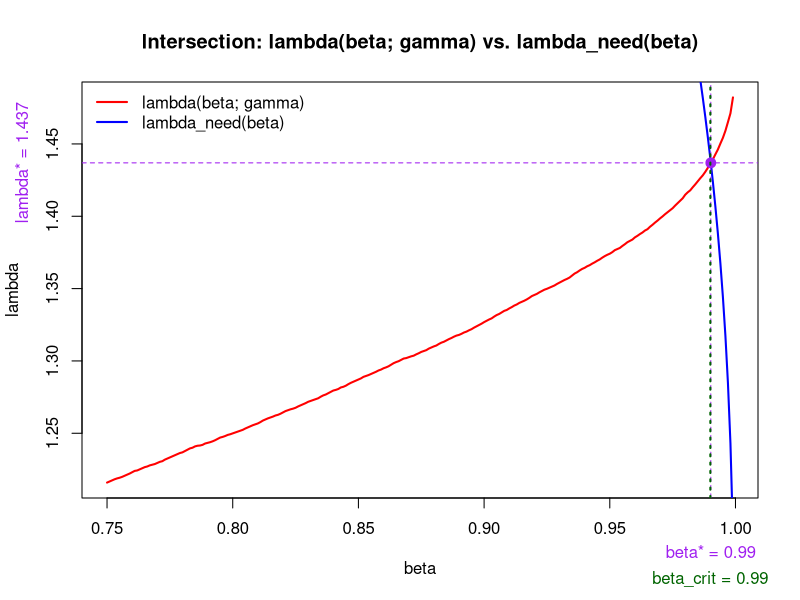

Here is the R script that generated this plot:
library(doParallel)
library(MASS)  
library(DEoptim)

Cgamma=0.99
beta_grid <- seq(0.75, 0.999, by = 0.001)
n=20
L=10000
a=0
b=10
x0 <-7.3722136
y0 <--34.0896427
p=3

nu=n-p # degrees of freedom for chi-square distribution

#Set parameters
set.seed(20250716) 
alp.t <- c(1, 2, -1)  
sig.t <- 1          

#Construct design matrix X
X1 <- seq(from = a, to = b, length.out = n)
X=matrix(0,nrow = n,ncol = p)
for (i in 1:length(X1)) {
  x=X1[i]
  vx <- 1 #the vector (1, x, ..., x^(p-1))'
  for (j in 2:p) {
    vx[j] <- x^(j-1)
  }
  X[i,]=vx
}
XTX <- t(X)%*%X
#Find the inverse of XtX by using Q-R decomposition
XTX.qr <- qr(XTX)
Q<-qr.Q(XTX.qr)
R<-qr.R(XTX.qr)
invXTX <- qr.solve(R)%*%t(Q)


#Generate response variable y
eps <- rnorm(n, mean = 0, sd = sig.t)
y <- as.vector(X %*% alp.t + eps)
yy <- matrix(y, ncol = 1)

alpha.hat <- invXTX %*% t(X) %*% yy
sigma.hat <- sqrt(sum((yy-X%*%alpha.hat)^2)/nu)
#Store training dataset
training_data <- data.frame(x = X1, y = y)
training_data



txt <-"     beta gamma   lambda
1   0.750  0.99 1.215900
2   0.751  0.99 1.216660
3   0.752  0.99 1.217424
4   0.753  0.99 1.218187
5   0.754  0.99 1.218796
6   0.755  0.99 1.219254
7   0.756  0.99 1.219864
8   0.757  0.99 1.220627
9   0.758  0.99 1.221393
10  0.759  0.99 1.222157
11  0.760  0.99 1.223071
12  0.761  0.99 1.223984
13  0.762  0.99 1.224290
14  0.763  0.99 1.225052
15  0.764  0.99 1.225815
16  0.765  0.99 1.226578
17  0.766  0.99 1.227039
18  0.767  0.99 1.227800
19  0.768  0.99 1.228258
20  0.769  0.99 1.228717
21  0.770  0.99 1.229477
22  0.771  0.99 1.230240
23  0.772  0.99 1.230699
24  0.773  0.99 1.231766
25  0.774  0.99 1.232529
26  0.775  0.99 1.233292
27  0.776  0.99 1.234055
28  0.777  0.99 1.234819
29  0.778  0.99 1.235582
30  0.779  0.99 1.236343
31  0.780  0.99 1.236804
32  0.781  0.99 1.237718
33  0.782  0.99 1.238634
34  0.783  0.99 1.239548
35  0.784  0.99 1.240009
36  0.785  0.99 1.240923
37  0.786  0.99 1.241380
38  0.787  0.99 1.241533
39  0.788  0.99 1.241991
40  0.789  0.99 1.242905
41  0.790  0.99 1.243365
42  0.791  0.99 1.243822
43  0.792  0.99 1.244431
44  0.793  0.99 1.245195
45  0.794  0.99 1.246109
46  0.795  0.99 1.247025
47  0.796  0.99 1.247485
48  0.797  0.99 1.248096
49  0.798  0.99 1.248856
50  0.799  0.99 1.249313
51  0.800  0.99 1.249925
52  0.801  0.99 1.250536
53  0.802  0.99 1.251144
54  0.803  0.99 1.251755
55  0.804  0.99 1.252368
56  0.805  0.99 1.253281
57  0.806  0.99 1.254045
58  0.807  0.99 1.254808
59  0.808  0.99 1.255569
60  0.809  0.99 1.256181
61  0.810  0.99 1.256793
62  0.811  0.99 1.257707
63  0.812  0.99 1.258774
64  0.813  0.99 1.259537
65  0.814  0.99 1.260300
66  0.815  0.99 1.260912
67  0.816  0.99 1.261522
68  0.817  0.99 1.262283
69  0.818  0.99 1.262743
70  0.819  0.99 1.263506
71  0.820  0.99 1.264421
72  0.821  0.99 1.265337
73  0.822  0.99 1.265945
74  0.823  0.99 1.266556
75  0.824  0.99 1.267014
76  0.825  0.99 1.267625
77  0.826  0.99 1.268539
78  0.827  0.99 1.269304
79  0.828  0.99 1.270068
80  0.829  0.99 1.270833
81  0.830  0.99 1.271745
82  0.831  0.99 1.272357
83  0.832  0.99 1.272968
84  0.833  0.99 1.273578
85  0.834  0.99 1.274187
86  0.835  0.99 1.275253
87  0.836  0.99 1.276169
88  0.837  0.99 1.276782
89  0.838  0.99 1.277695
90  0.839  0.99 1.278610
91  0.840  0.99 1.279526
92  0.841  0.99 1.279988
93  0.842  0.99 1.280600
94  0.843  0.99 1.281662
95  0.844  0.99 1.282121
96  0.845  0.99 1.282883
97  0.846  0.99 1.283951
98  0.847  0.99 1.284866
99  0.848  0.99 1.285629
100 0.849  0.99 1.286392
101 0.850  0.99 1.287157
102 0.851  0.99 1.287920
103 0.852  0.99 1.288986
104 0.853  0.99 1.289598
105 0.854  0.99 1.290208
106 0.855  0.99 1.290970
107 0.856  0.99 1.291733
108 0.857  0.99 1.292497
109 0.858  0.99 1.293411
110 0.859  0.99 1.294023
111 0.860  0.99 1.294937
112 0.861  0.99 1.295549
113 0.862  0.99 1.296313
114 0.863  0.99 1.297382
115 0.864  0.99 1.298447
116 0.865  0.99 1.299211
117 0.866  0.99 1.299823
118 0.867  0.99 1.300735
119 0.868  0.99 1.301651
120 0.869  0.99 1.301958
121 0.870  0.99 1.302570
122 0.871  0.99 1.303177
123 0.872  0.99 1.303636
124 0.873  0.99 1.304552
125 0.874  0.99 1.305315
126 0.875  0.99 1.306229
127 0.876  0.99 1.306841
128 0.877  0.99 1.307452
129 0.878  0.99 1.308517
130 0.879  0.99 1.309282
131 0.880  0.99 1.310045
132 0.881  0.99 1.310657
133 0.882  0.99 1.311722
134 0.883  0.99 1.312639
135 0.884  0.99 1.313249
136 0.885  0.99 1.314163
137 0.886  0.99 1.315079
138 0.887  0.99 1.315845
139 0.888  0.99 1.316759
140 0.889  0.99 1.317520
141 0.890  0.99 1.317979
142 0.891  0.99 1.318742
143 0.892  0.99 1.319658
144 0.893  0.99 1.320271
145 0.894  0.99 1.321184
146 0.895  0.99 1.321950
147 0.896  0.99 1.323015
148 0.897  0.99 1.323929
149 0.898  0.99 1.324846
150 0.899  0.99 1.325763
151 0.900  0.99 1.326830
152 0.901  0.99 1.327745
153 0.902  0.99 1.328659
154 0.903  0.99 1.329422
155 0.904  0.99 1.330643
156 0.905  0.99 1.331711
157 0.906  0.99 1.332477
158 0.907  0.99 1.333542
159 0.908  0.99 1.334610
160 0.909  0.99 1.335222
161 0.910  0.99 1.336288
162 0.911  0.99 1.337204
163 0.912  0.99 1.338274
164 0.913  0.99 1.339037
165 0.914  0.99 1.340103
166 0.915  0.99 1.340868
167 0.916  0.99 1.341631
168 0.917  0.99 1.342545
169 0.918  0.99 1.343614
170 0.919  0.99 1.344835
171 0.920  0.99 1.345598
172 0.921  0.99 1.346362
173 0.922  0.99 1.347429
174 0.923  0.99 1.348343
175 0.924  0.99 1.349258
176 0.925  0.99 1.349870
177 0.926  0.99 1.350632
178 0.927  0.99 1.351396
179 0.928  0.99 1.352161
180 0.929  0.99 1.353227
181 0.930  0.99 1.354143
182 0.931  0.99 1.355060
183 0.932  0.99 1.355972
184 0.933  0.99 1.356737
185 0.934  0.99 1.357657
186 0.935  0.99 1.359030
187 0.936  0.99 1.360397
188 0.937  0.99 1.361316
189 0.938  0.99 1.362534
190 0.939  0.99 1.363602
191 0.940  0.99 1.364365
192 0.941  0.99 1.365433
193 0.942  0.99 1.366197
194 0.943  0.99 1.367265
195 0.944  0.99 1.368181
196 0.945  0.99 1.369250
197 0.946  0.99 1.370164
198 0.947  0.99 1.371384
199 0.948  0.99 1.372455
200 0.949  0.99 1.373369
201 0.950  0.99 1.374132
202 0.951  0.99 1.375201
203 0.952  0.99 1.376572
204 0.953  0.99 1.377338
205 0.954  0.99 1.378102
206 0.955  0.99 1.379471
207 0.956  0.99 1.380693
208 0.957  0.99 1.382066
209 0.958  0.99 1.382985
210 0.959  0.99 1.383902
211 0.960  0.99 1.385423
212 0.961  0.99 1.386490
213 0.962  0.99 1.387711
214 0.963  0.99 1.388780
215 0.964  0.99 1.390152
216 0.965  0.99 1.391072
217 0.966  0.99 1.392747
218 0.967  0.99 1.394121
219 0.968  0.99 1.395645
220 0.969  0.99 1.397018
221 0.970  0.99 1.398546
222 0.971  0.99 1.399919
223 0.972  0.99 1.401447
224 0.973  0.99 1.402818
225 0.974  0.99 1.404190
226 0.975  0.99 1.405566
227 0.976  0.99 1.407394
228 0.977  0.99 1.409074
229 0.978  0.99 1.410753
230 0.979  0.99 1.412431
231 0.980  0.99 1.414873
232 0.981  0.99 1.416551
233 0.982  0.99 1.417924
234 0.983  0.99 1.420059
235 0.984  0.99 1.422043
236 0.985  0.99 1.424181
237 0.986  0.99 1.426317
238 0.987  0.99 1.428300
239 0.988  0.99 1.430742
240 0.989  0.99 1.433487
241 0.990  0.99 1.436386
242 0.991  0.99 1.439287
243 0.992  0.99 1.442795
244 0.993  0.99 1.446152
245 0.994  0.99 1.450273
246 0.995  0.99 1.454242
247 0.996  0.99 1.459122
248 0.997  0.99 1.465073
249 0.998  0.99 1.471178
250 0.999  0.99 1.482166"

df <- read.table(text = txt, header = TRUE)
stopifnot(all(diff(df$beta) > 0), all(diff(df$lambda) > 0))
lam_fun <- approxfun(df$beta, df$lambda, method = "linear", rule = 2)

## Tools: v(x), yhat(x)
v_fun <- function(x, invXTX, p) {
  vx <- rep(1, p); if (p >= 2) for (j in 2:p) vx[j] <- x^(j-1)
  as.numeric(t(vx) %*% invXTX %*% vx)
}
yhat_one <- function(x, beta_hat) {
  p <- length(beta_hat)
  sum(beta_hat * c(1, x, x^2)[1:p])
}

## --- Exact method: inverse solve beta* and corresponding lambda*
beta_lambda_star_exact <- function(x0, y0,
                                   alpha.hat, sigma.hat, invXTX, p,
                                   lam_fun,
                                   beta_lo = min(df$beta),
                                   beta_hi = max(df$beta),
                                   tol = 1e-9) {
  vx <- c(1, x0, x0^2)[1:p]
  v0 <- sqrt(as.numeric(t(vx) %*% invXTX %*% vx))
  c0 <- sqrt(p + 2) * v0
  
  ## Key: r is based on fitted line (alpha.hat), not the true parameters
  r  <- abs(y0 - sum(alpha.hat * vx))
  
  f <- function(beta) lam_fun(beta) * sigma.hat * ( qnorm((1 + beta)/2) + c0 ) - r
  
  flo <- f(beta_lo); fhi <- f(beta_hi)
  if (flo >= 0) {
    beta_star <- beta_lo; status <- "clamped_at_low"
  } else if (fhi <= 0) {
    beta_star <- beta_hi; status <- "clamped_at_high"
  } else {
    beta_star <- uniroot(f, c(beta_lo, beta_hi), tol = tol)$root
    status <- "ok"
  }
  lambda_star <- lam_fun(beta_star)
  list(beta_star = beta_star, lambda_star = lambda_star,
       r = r, c0 = c0, status = status)
}

vx <- c(1, x0, x0^2)[1:p]
c0 <- sqrt(p + 2) * sqrt(as.numeric(t(vx) %*% invXTX %*% vx))
r  <- abs(y0 - sum(alpha.hat * vx))

## Compute two curves on beta grid
beta_grid <- df$beta
lam_allow <- lam_fun(beta_grid)  # red line: allowed lambda(beta; gamma)
lam_need  <- r / (sigma.hat * ( qnorm((1 + beta_grid)/2 ) + c0 ))  # blue line: required lambda

plot(beta_grid, lam_allow, type = "l", col = "red", lwd = 2,
     xlab = "beta", ylab = "lambda",
     main = "Intersection: lambda(beta; gamma) vs. lambda_need(beta)")

lines(beta_grid, lam_need, col = "blue", lwd = 2)

## Simplified legend
legend("topleft", bty = "n", lwd = 2, col = c("red", "blue"),
       legend = c("lambda(beta; gamma)", "lambda_need(beta)"))

## Solve for intersection point
tmp <- beta_lambda_star_exact(x0, y0, alpha.hat, sigma.hat, invXTX, p, lam_fun)
beta_star   <- tmp$beta_star
lambda_star <- tmp$lambda_star

## Plot intersection point and dashed lines
points(beta_star, lambda_star, pch = 19, col = "purple", cex = 1.3)
abline(v = beta_star, lty = 2, col = "purple")
abline(h = lambda_star, lty = 2, col = "purple")
mtext(text = paste0("beta* = ", round(beta_star, 3)),
      side = 1,         # 1 = x-axis
      line = 2.2,       # larger line value -> lower position
      at = beta_star,   # placed at x-coordinate of intersection
      col = "purple",
      cex = 1)

## Annotate lambda* on y-axis (left side)
mtext(text = paste0("lambda* = ", round(lambda_star, 3)),
      side = 2,         # 2 = y-axis
      line = 2.5,       # larger line value -> more left
      at = lambda_star, # placed at y-coordinate of intersection
      col = "purple",
      cex = 1)

## ---- New: add vertical line at beta=0.99 ----
critical_beta <- 0.99

abline(v = critical_beta, lty = 3, lwd = 2, col = "darkgreen")  # green dashed line

## Label the critical value (below x-axis)
mtext(text = paste0("beta_crit = ", critical_beta),
      side = 1,
      line = 3.5,          # push further down to avoid overlap with beta* label
      at = critical_beta,
      col = "darkgreen",
      cex = 1)
